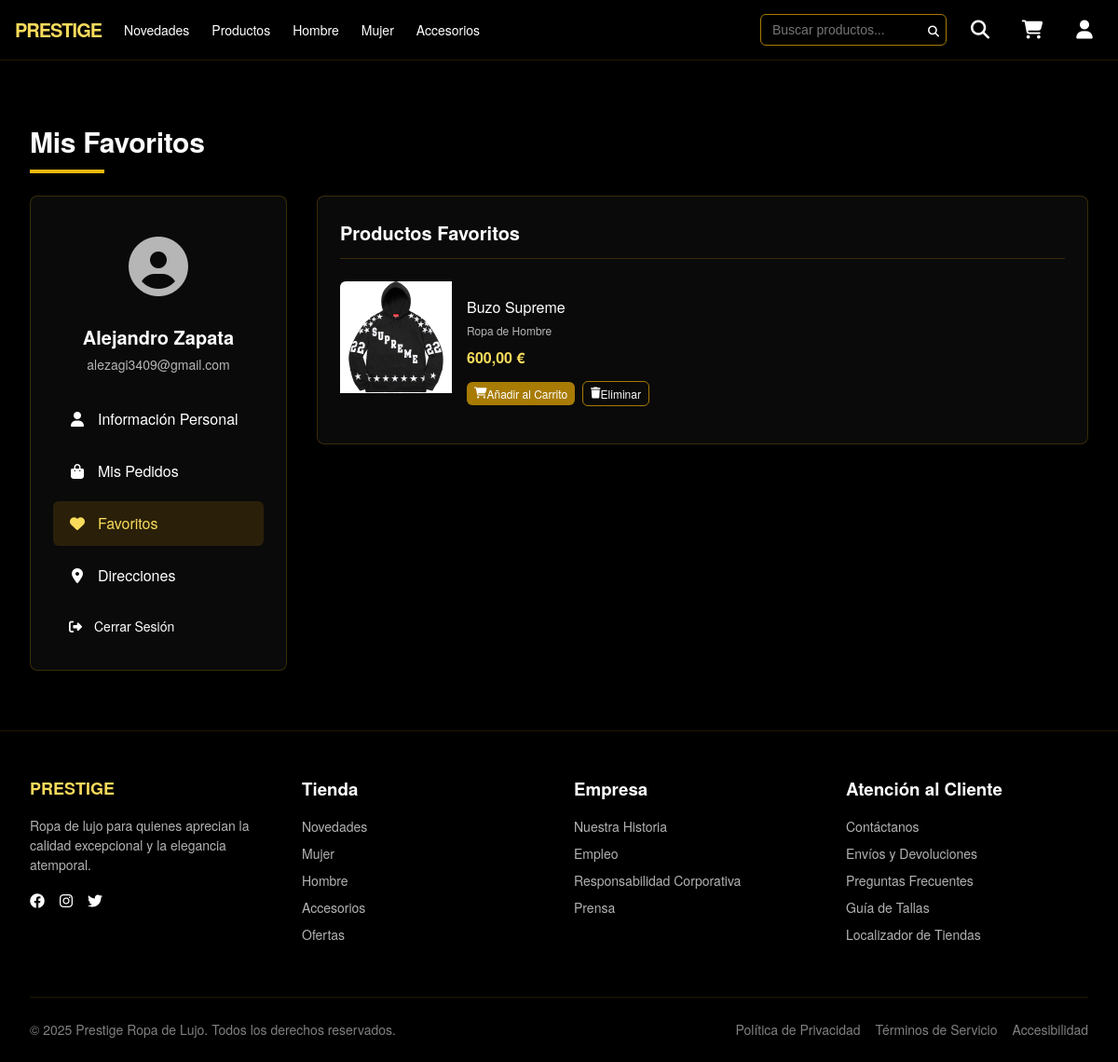
Page /store/favorites/ (signed in) on the committed database.
### store/models.py (models this page shows, shortened)
class User(AbstractUser):
    email = models.EmailField(unique=True)
    payment_method = models.CharField(max_length=100, blank=True, null=True)

class Favorite(models.Model):
    user = models.ForeignKey(User, on_delete=models.CASCADE, related_name='favorites')
    product = models.ForeignKey(Product, on_delete=models.CASCADE)
    date_added = models.DateTimeField(auto_now_add=True)
    class Meta:
        unique_together = ('user', 'product')

class Product(models.Model):
    product_id = models.PositiveIntegerField(unique=True, editable=False)
    name = models.CharField(max_length=200)
    price = models.DecimalField(max_digits=10, decimal_places=2)
    description = models.TextField()
    category = models.CharField(max_length=100)
    stock = models.PositiveIntegerField(default=0)
    image = models.ImageField(upload_to='products/', null=True, blank=True)

### store/views.py (the view)
# urls.py: path('favorites/', views.FavoriteListView.as_view(), name='favorites'),
class FavoriteListView(LoginRequiredMixin, ListView):
    model = Favorite
    template_name = 'user_fav/favorites.html'
    context_object_name = 'favorites'
    def get_queryset(self):
        return Favorite.objects.filter(user=self.request.user).select_related('product').order_by('-date_added')
    def get_context_data(self, **kwargs):
        context = super().get_context_data(**kwargs)
        context['active_tab'] = 'favorites'
        return context

### store/context_processors.py (called while the page is built)
def weather_info(request):
    city = request.session.get('weather_city', 'Medellin')
    weather = get_weather(city)
    return {'weather': weather}

### store/weather.py (called while the page is built)
def get_weather(city="Medellin"):
    api_key = settings.WEATHER_API_KEY
    url = f"https://api.openweathermap.org/data/2.5/weather?q={city}&appid={api_key}&units=metric&lang=es"
    try:
        response = requests.get(url)
        response.raise_for_status()
        data = response.json()
        weather_info = {
            'city': data['name'],
            'country': data['sys']['country'],
            'temperature': round(data['main']['temp']),
            'description': data['weather'][0]['description'],
            'icon': data['weather'][0]['icon'],
            'icon_url': f"http://openweathermap.org/img/wn/{data['weather'][0]['icon']}@2x.png"
        }
        return weather_info
    except Exception as e:
        print(f"Error al obtener el clima: {e}")
        return None

### store/templates/user_fav/favorites.html (shortened to what this page needs)
{% extends 'pages/base.html' %}
{% load static %}
{% block content %}
<section class="profile-section">
    <div class="container">
        <h1 class="section-title">Mis Favoritos</h1>
        <div class="title-separator"></div>
        <div class="profile-container">
            <div class="profile-sidebar">
                <div class="profile-avatar">
                    <i class="fas fa-user-circle"></i>
                </div>
                <div class="profile-name">{{ user.get_full_name|default:user.username }}</div>
                <div class="profile-email">{{ user.email }}</div>
                <div class="profile-menu">
                    <a href="{% url 'profile' %}" class="profile-menu-item">
                        <i class="fas fa-user"></i> Información Personal
                    </a>
                    <a href="{% url 'my_orders' %}" class="profile-menu-item">
                        <i class="fas fa-shopping-bag"></i> Mis Pedidos
                    </a>
                    <a href="{% url 'favorites' %}" class="profile-menu-item active">
                        <i class="fas fa-heart"></i> Favoritos
                    </a>
                    <a href="{% url 'addresses' %}" class="profile-menu-item">
                        <i class="fas fa-map-marker-alt"></i> Direcciones
                    </a>
                    <form method="post" action="{% url 'logout' %}" class="logout-form">
                        <button type="submit" class="profile-menu-item">
                            <i class="fas fa-sign-out-alt"></i> Cerrar Sesión
                        </button>
                    </form>
                </div>
            </div>
            <div class="profile-content">
                <div class="profile-card">
                    <h2 class="profile-card-title">Productos Favoritos</h2>
                    {% if favorites %}
                    <div class="favorites-grid">
                        {% for favorite in favorites %}
                        <div class="favorite-item">
                            <div class="favorite-image">
                                <a href="{% url 'product_detail' favorite.product.id %}">
                                    <img src="{% if favorite.product.image %}{{ favorite.product.image.url }}{% else %}{% static 'img/producto-default.jpg' %}{% endif %}" alt="{{ favorite.product.name }}">
                                </a>
                            </div>
                            <div class="favorite-details">
                                <h3 class="favorite-name">
                                    <a href="{% url 'product_detail' favorite.product.id %}">{{ favorite.product.name }}</a>
                                </h3>
                                <div class="favorite-category">{{ favorite.product.category }}</div>
                                <div class="favorite-price">{{ favorite.product.price }} €</div>
                                <div class="favorite-actions">
                                    <form method="post" action="{% url 'cart_add' %}">
                                        <button type="submit" class="btn btn-sm btn-primary">
                                            <i class="fas fa-shopping-cart"></i> Añadir al Carrito
                                        </button>
                                    </form>
                                    <form method="post" action="{% url 'favorite_toggle' %}">
                                        <button type="submit" class="btn btn-sm btn-outline">
                                            <i class="fas fa-trash"></i> Eliminar
                                        </button>
                                    </form>
                                </div>
                            </div>
                        </div>
                        {% endfor %}
                    </div>
                    {% endif %}
                </div>
            </div>
        </div>
    </div>
</section>
{% endblock %}

### rows in the picture
User: get_full_name "Alejandro Zapata", email "alezagi3409@gmail.com"
Favorite: product.image (picture), product.name "Buzo Supreme", product.category "Ropa de Hombre", product.price "600,00"
